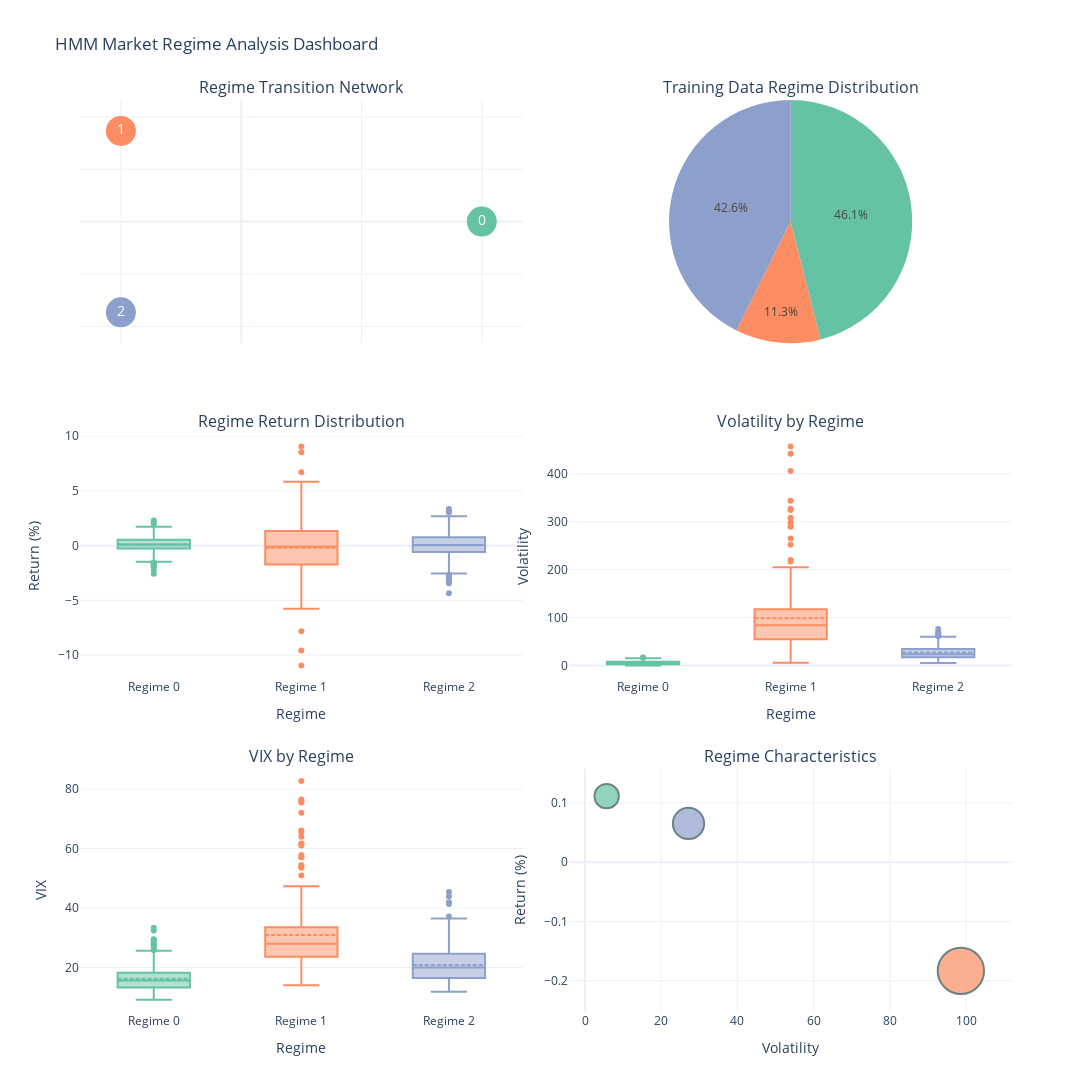

Notebook code for this chart:
### Code cell
# Create a comprehensive regime analysis dashboard
def create_regime_dashboard():
    """
    Creates a comprehensive dashboard for analyzing the HMM model and regime characteristics
    """
    # Gather regime statistics
    regime_vol = [0] * hidden_states
    regime_ret = [0] * hidden_states
    regime_vix = [0] * hidden_states
    regime_count = [0] * hidden_states
    
    for i in range(len(train_predictions)):
        regime = train_predictions[i]
        regime_count[regime] += 1
        regime_vol[regime] += training_data['Volatility'].iloc[i]
        regime_ret[regime] += training_data['Return'].iloc[i]
        regime_vix[regime] += training_data['VIX'].iloc[i]
    
    for i in range(hidden_states):
        if regime_count[i] > 0:
            regime_vol[i] = regime_vol[i] / regime_count[i]
            regime_ret[i] = regime_ret[i] / regime_count[i]
            regime_vix[i] = regime_vix[i] / regime_count[i]
    
    # Create a summary dataframe
    regime_summary = pd.DataFrame({
        'Regime': range(hidden_states),
        'Average_Volatility': regime_vol,
        'Average_Return': regime_ret,
        'Average_VIX': regime_vix,
        'Occurrence_Count': regime_count,
        'Occurrence_Percentage': [count/sum(regime_count)*100 for count in regime_count]
    })
    
    # Display the summary
    print("HMM Market Regime Summary")
    display(regime_summary)
    
    # Interpret the regimes based on their characteristics
    print("\nMarket Regime Interpretation:")
    regime_types = []
    for i in range(hidden_states):
        if regime_vix[i] > 25:  # High VIX
            if regime_ret[i] < 0:
                regime_type = "Crisis Regime (High VIX, Negative Returns)"
            else:
                regime_type = "Volatile Recovery (High VIX, Positive Returns)"
        elif regime_ret[i] > 0.05:
            if regime_vol[i] < 10:
                regime_type = "Stable Growth (Low Volatility, Positive Returns)"
            else:
                regime_type = "Volatile Growth (High Volatility, Positive Returns)"
        elif regime_ret[i] < 0:
            if regime_vol[i] > 10:
                regime_type = "Bear Market (High Volatility, Negative Returns)"
            else:
                regime_type = "Correction (Moderate Volatility, Negative Returns)"
        else:
            regime_type = "Sideways Market (Moderate Volatility, Flat Returns)"
        
        regime_types.append(regime_type)
        print(f"Regime {i}: {regime_type}")
    
    # Create a dashboard layout with 6 subplots
    fig = make_subplots(
        rows=3, cols=2,
        subplot_titles=(
            "Regime Transition Network", 
            "Training Data Regime Distribution", 
            "Regime Return Distribution", 
            "Volatility by Regime",
            "VIX by Regime",
            "Regime Characteristics"
        ),
        specs=[
            [{"type": "scatter"}, {"type": "pie"}],
            [{"type": "box"}, {"type": "box"}],
            [{"type": "box"}, {"type": "scatter"}]
        ],
        vertical_spacing=0.1,
        horizontal_spacing=0.05
    )
    
    # 1. Regime Transition Network (top left)
    # Create node positions for a circular layout
    import math
    angles = np.linspace(0, 2*math.pi, hidden_states, endpoint=False).tolist()
    node_x = [math.cos(angle) for angle in angles]
    node_y = [math.sin(angle) for angle in angles]
    
    # Add nodes
    for i in range(hidden_states):
        fig.add_trace(
            go.Scatter(
                x=[node_x[i]], 
                y=[node_y[i]],
                mode='markers+text',
                marker=dict(size=30, color=regime_colors[i]),
                text=[f'{i}'],
                textposition="middle center",
                textfont=dict(color='white', size=14),
                name=f'Regime {i}',
                hoverinfo='text',
                hovertext=f'Regime {i}'
            ),
            row=1, col=1
        )
    
    # Add edges for transitions
    for i in range(hidden_states):
        for j in range(hidden_states):
            if transition_matrix[i, j] > 0.05:  # Only show significant transitions
                # Calculate edge curvature based on whether it's a self-loop
                curve = 0.2 if i != j else 0.5
                fig.add_trace(
                    go.Scatter(
                        x=[node_x[i], None, node_x[j]],
                        y=[node_y[i], None, node_y[j]],
                        mode='lines',
                        line=dict(
                            width=transition_matrix[i, j] * 10,  # Line width based on probability
                            color='rgba(150,150,150,0.8)',
                        ),
                        hoverinfo='text',
                        hovertext=f'P({i}->{j}) = {transition_matrix[i, j]:.2f}',
                        showlegend=False
                    ),
                    row=1, col=1
                )
    
    # 2. Training Data Regime Distribution (top right)
    regime_counts_train = pd.Series(train_predictions).value_counts(normalize=True) * 100
    labels = [f"Regime {i}" for i in range(hidden_states)]
    values = [regime_counts_train.get(i, 0) for i in range(hidden_states)]
    
    fig.add_trace(
        go.Pie(
            labels=labels,
            values=values,
            textinfo='percent',
            marker=dict(colors=regime_colors)
        ),
        row=1, col=2
    )
    
    # 3. Regime Return Distribution (middle left)
    # Prepare return data by regime
    regime_returns = {i: [] for i in range(hidden_states)}
    for i in range(len(train_predictions)):
        regime_returns[train_predictions[i]].append(training_data['Return'].iloc[i])
    
    for i in range(hidden_states):
        if regime_returns[i]:  # Check if list is not empty
            fig.add_trace(
                go.Box(
                    y=regime_returns[i],
                    name=f'Regime {i}',
                    marker_color=regime_colors[i],
                    boxmean=True  # Show mean as a dashed line
                ),
                row=2, col=1
            )
    
    # 4. Volatility by Regime (middle right)
    regime_volatility = {i: [] for i in range(hidden_states)}
    for i in range(len(train_predictions)):
        regime_volatility[train_predictions[i]].append(training_data['Volatility'].iloc[i])
    
    for i in range(hidden_states):
        if regime_volatility[i]:  # Check if list is not empty
            fig.add_trace(
                go.Box(
                    y=regime_volatility[i],
                    name=f'Regime {i}',
                    marker_color=regime_colors[i],
                    boxmean=True  # Show mean as a dashed line
                ),
                row=2, col=2
            )
    
    # 5. VIX by Regime (bottom left)
    regime_vix_values = {i: [] for i in range(hidden_states)}
    for i in range(len(train_predictions)):
        regime_vix_values[train_predictions[i]].append(training_data['VIX'].iloc[i])
    
    for i in range(hidden_states):
        if regime_vix_values[i]:  # Check if list is not empty
            fig.add_trace(
                go.Box(
                    y=regime_vix_values[i],
                    name=f'Regime {i}',
                    marker_color=regime_colors[i],
                    boxmean=True  # Show mean as a dashed line
                ),
                row=3, col=1
            )
    
    # 6. Regime Characteristics (bottom right)
    # 3D scatter plot with Volatility, Return, and VIX
    fig.add_trace(
        go.Scatter(
            x=regime_summary['Average_Volatility'],
            y=regime_summary['Average_Return'],
            mode='markers',
            marker=dict(
                size=regime_summary['Average_VIX'] * 1.5,  # Scale by VIX
                color=[regime_colors[i] for i in range(hidden_states)],
                line=dict(width=2, color='DarkSlateGrey')
            ),
            text=[f'Regime {i}<br>VIX: {vix:.2f}' for i, vix in enumerate(regime_summary['Average_VIX'])],
            hoverinfo='text',
            showlegend=False
        ),
        row=3, col=2
    )
    
    # Update layout
    fig.update_layout(
        height=1200,
        width=1200,
        title_text='HMM Market Regime Analysis Dashboard',
        template='plotly_white',
        showlegend=False
    )
    
    # Update axes for specific subplots
    fig.update_xaxes(title_text="", showticklabels=False, row=1, col=1)
    fig.update_yaxes(title_text="", showticklabels=False, row=1, col=1)
    
    fig.update_xaxes(title_text="Regime", row=2, col=1)
    fig.update_yaxes(title_text="Return (%)", row=2, col=1)
    
    fig.update_xaxes(title_text="Regime", row=2, col=2)
    fig.update_yaxes(title_text="Volatility", row=2, col=2)
    
    fig.update_xaxes(title_text="Regime", row=3, col=1)
    fig.update_yaxes(title_text="VIX", row=3, col=1)
    
    fig.update_xaxes(title_text="Volatility", row=3, col=2)
    fig.update_yaxes(title_text="Return (%)", row=3, col=2)
    
    # Show the dashboard
    fig.show()
    
    return regime_summary, regime_types

# Generate the comprehensive dashboard
regime_summary, regime_types = create_regime_dashboard()

### Figure 1 — Plotly figure (JSON) as saved in the notebook; plotly's stock layout.template omitted (floating-point values rounded to 4 significant figures; data arrays with more than 128 entries replaced by an {"elided": "..."} marker saying what was removed)
{"data": [{"hoverinfo": "text", "hovertext": "Regime 0", "marker": {"color": "rgb(102,194,165)", "size": 30}, "mode": "markers+text", "name": "Regime 0", "text": ["0"], "textfont": {"color": "white", "size": 14}, "textposition": "middle center", "type": "scatter", "x": [1], "xaxis": "x", "y": [0], "yaxis": "y"}, {"hoverinfo": "text", "hovertext": "Regime 1", "marker": {"color": "rgb(252,141,98)", "size": 30}, "mode": "markers+text", "name": "Regime 1", "text": ["1"], "textfont": {"color": "white", "size": 14}, "textposition": "middle center", "type": "scatter", "x": [-0.5], "xaxis": "x", "y": [0.866], "yaxis": "y"}, {"hoverinfo": "text", "hovertext": "Regime 2", "marker": {"color": "rgb(141,160,203)", "size": 30}, "mode": "markers+text", "name": "Regime 2", "text": ["2"], "textfont": {"color": "white", "size": 14}, "textposition": "middle center", "type": "scatter", "x": [-0.5], "xaxis": "x", "y": [-0.866], "yaxis": "y"}, {"hoverinfo": "text", "hovertext": "P(0->0) = 0.94", "line": {"color": "rgba(150,150,150,0.8)", "width": 9.42}, "mode": "lines", "showlegend": false, "type": "scatter", "x": [1, null, 1], "xaxis": "x", "y": [0, null, 0], "yaxis": "y"}, {"hoverinfo": "text", "hovertext": "P(1->1) = 0.86", "line": {"color": "rgba(150,150,150,0.8)", "width": 8.624}, "mode": "lines", "showlegend": false, "type": "scatter", "x": [-0.5, null, -0.5], "xaxis": "x", "y": [0.866, null, 0.866], "yaxis": "y"}, {"hoverinfo": "text", "hovertext": "P(1->2) = 0.14", "line": {"color": "rgba(150,150,150,0.8)", "width": 1.376}, "mode": "lines", "showlegend": false, "type": "scatter", "x": [-0.5, null, -0.5], "xaxis": "x", "y": [0.866, null, -0.866], "yaxis": "y"}, {"hoverinfo": "text", "hovertext": "P(2->0) = 0.06", "line": {"color": "rgba(150,150,150,0.8)", "width": 0.5938}, "mode": "lines", "showlegend": false, "type": "scatter", "x": [-0.5, null, 1], "xaxis": "x", "y": [-0.866, null, 0], "yaxis": "y"}, {"hoverinfo": "text", "hovertext": "P(2->2) = 0.92", "line": {"color": "rgba(150,150,150,0.8)", "width": 9.18}, "mode": "lines", "showlegend": false, "type": "scatter", "x": [-0.5, null, -0.5], "xaxis": "x", "y": [-0.866, null, -0.866], "yaxis": "y"}, {"domain": {"x": [0.525, 1], "y": [0.7333, 1]}, "labels": ["Regime 0", "Regime 1", "Regime 2"], "marker": {"colors": ["rgb(102,194,165)", "rgb(252,141,98)", "rgb(141,160,203)"]}, "textinfo": "percent", "type": "pie", "values": [46.05, 11.3, 42.65]}, {"boxmean": true, "marker": {"color": "rgb(102,194,165)"}, "name": "Regime 0", "type": "box", "xaxis": "x2", "y": {"elided": "811 float values"}, "yaxis": "y2"}, {"boxmean": true, "marker": {"color": "rgb(252,141,98)"}, "name": "Regime 1", "type": "box", "xaxis": "x2", "y": {"elided": "199 float values"}, "yaxis": "y2"}, {"boxmean": true, "marker": {"color": "rgb(141,160,203)"}, "name": "Regime 2", "type": "box", "xaxis": "x2", "y": {"elided": "751 float values"}, "yaxis": "y2"}, {"boxmean": true, "marker": {"color": "rgb(102,194,165)"}, "name": "Regime 0", "type": "box", "xaxis": "x3", "y": {"elided": "811 float values"}, "yaxis": "y3"}, {"boxmean": true, "marker": {"color": "rgb(252,141,98)"}, "name": "Regime 1", "type": "box", "xaxis": "x3", "y": {"elided": "199 float values"}, "yaxis": "y3"}, {"boxmean": true, "marker": {"color": "rgb(141,160,203)"}, "name": "Regime 2", "type": "box", "xaxis": "x3", "y": {"elided": "751 float values"}, "yaxis": "y3"}, {"boxmean": true, "marker": {"color": "rgb(102,194,165)"}, "name": "Regime 0", "type": "box", "xaxis": "x4", "y": {"elided": "811 float values"}, "yaxis": "y4"}, {"boxmean": true, "marker": {"color": "rgb(252,141,98)"}, "name": "Regime 1", "type": "box", "xaxis": "x4", "y": {"elided": "199 float values"}, "yaxis": "y4"}, {"boxmean": true, "marker": {"color": "rgb(141,160,203)"}, "name": "Regime 2", "type": "box", "xaxis": "x4", "y": {"elided": "751 float values"}, "yaxis": "y4"}, {"hoverinfo": "text", "marker": {"color": ["rgb(102,194,165)", "rgb(252,141,98)", "rgb(141,160,203)"], "line": {"color": "DarkSlateGrey", "width": 2}, "size": [24.35, 46.35, 31.31]}, "mode": "markers", "showlegend": false, "text": ["Regime 0<br>VIX: 16.24", "Regime 1<br>VIX: 30.90", "Regime 2<br>VIX: 20.87"], "type": "scatter", "x": [5.675, 98.66, 27.16], "xaxis": "x5", "y": [0.1116, -0.1834, 0.06561], "yaxis": "y5"}], "layout": {"annotations": [{"font": {"size": 16}, "showarrow": false, "text": "Regime Transition Network", "x": 0.2375, "xanchor": "center", "xref": "paper", "y": 1, "yanchor": "bottom", "yref": "paper"}, {"font": {"size": 16}, "showarrow": false, "text": "Training Data Regime Distribution", "x": 0.7625, "xanchor": "center", "xref": "paper", "y": 1, "yanchor": "bottom", "yref": "paper"}, {"font": {"size": 16}, "showarrow": false, "text": "Regime Return Distribution", "x": 0.2375, "xanchor": "center", "xref": "paper", "y": 0.6333, "yanchor": "bottom", "yref": "paper"}, {"font": {"size": 16}, "showarrow": false, "text": "Volatility by Regime", "x": 0.7625, "xanchor": "center", "xref": "paper", "y": 0.6333, "yanchor": "bottom", "yref": "paper"}, {"font": {"size": 16}, "showarrow": false, "text": "VIX by Regime", "x": 0.2375, "xanchor": "center", "xref": "paper", "y": 0.2667, "yanchor": "bottom", "yref": "paper"}, {"font": {"size": 16}, "showarrow": false, "text": "Regime Characteristics", "x": 0.7625, "xanchor": "center", "xref": "paper", "y": 0.2667, "yanchor": "bottom", "yref": "paper"}], "height": 1200, "showlegend": false, "title": {"text": "HMM Market Regime Analysis Dashboard"}, "width": 1200, "xaxis": {"anchor": "y", "domain": [0, 0.475], "showticklabels": false, "title": {"text": ""}}, "xaxis2": {"anchor": "y2", "domain": [0, 0.475], "title": {"text": "Regime"}}, "xaxis3": {"anchor": "y3", "domain": [0.525, 1], "title": {"text": "Regime"}}, "xaxis4": {"anchor": "y4", "domain": [0, 0.475], "title": {"text": "Regime"}}, "xaxis5": {"anchor": "y5", "domain": [0.525, 1], "title": {"text": "Volatility"}}, "yaxis": {"anchor": "x", "domain": [0.7333, 1], "showticklabels": false, "title": {"text": ""}}, "yaxis2": {"anchor": "x2", "domain": [0.3667, 0.6333], "title": {"text": "Return (%)"}}, "yaxis3": {"anchor": "x3", "domain": [0.3667, 0.6333], "title": {"text": "Volatility"}}, "yaxis4": {"anchor": "x4", "domain": [0, 0.2667], "title": {"text": "VIX"}}, "yaxis5": {"anchor": "x5", "domain": [0, 0.2667], "title": {"text": "Return (%)"}}}}
